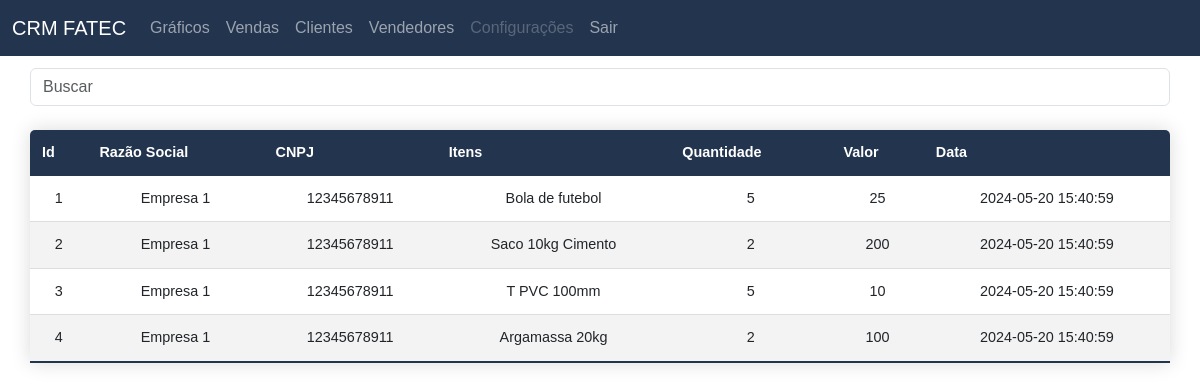
The app's page /public/vendas.php with its own data.
### tables this page shows
CREATE TABLE IF NOT EXISTS `vendas` (
  `id` int(11) NOT NULL AUTO_INCREMENT,
  `razao` varchar(100) NOT NULL,
  `cnpj` varchar(14) NOT NULL,
  `itens` varchar(100) NOT NULL,
  `quantidade` int(11) NOT NULL,
  `valor` float NOT NULL,
  `data` datetime NOT NULL,
  PRIMARY KEY (`id`)
);

### public/vendas.php (the view, shortened to what this page needs)
<?php
include ("../config/config.php");
$consultaCards = "SELECT * FROM vendas ORDER BY id ASC";
$stmt = $conexao->prepare($consultaCards);
$stmt->execute();
?>
<!DOCTYPE html>
<html lang="en">
<head>
    <link href="https://cdn.jsdelivr.net/npm/bootstrap@5.3.3/dist/css/bootstrap.min.css" rel="stylesheet"
>
    <link rel="stylesheet" href="../app/class/table/table.css">
    <link rel="stylesheet" href="../app/class/style.css">
</head>
<body>
    <nav class="navbar navbar-expand-lg" data-bs-theme="dark">
        <div class="container-fluid">
            <a class="navbar-brand" href="dashboard.php">CRM FATEC</a>
            <div class="collapse navbar-collapse" id="navbarSupportedContent">
                <ul class="navbar-nav me-auto mb-2 mb-lg-0">
                    <li class="nav-item">
                        <a class="nav-link" aria-current="page" href="">Gráficos</a>
                    </li>
                    <li class="nav-item">
                        <a class="nav-link" aria-current="page" href="vendas.php">Vendas</a>
                    </li>
                    <li class="nav-item">
                        <a class="nav-link" aria-current="page" href="clientes.php">Clientes</a>
                    </li>
                    <li class="nav-item">
                        <a class="nav-link" aria-current="page" href="vendedores.php">Vendedores</a>
                    </li>
                    <li class="nav-item">
                        <a class="nav-link disabled" href="configuracoes.php">Configurações</a>
                    </li>
                    <li class="nav-item">
                        <a class="nav-link" href="#">Sair</a>
                    </li>
                </ul>
            </div>
        </div>
    </nav>
    <div class="search">
        <form>
            <input class="form-control me-2" type="search" placeholder="Buscar" aria-label="Search" id="searchInput">
        </form>
    </div>
    <div class="col-12">
        <table class="content-table small-screen">
            <thead>
                <tr>
                    <th scope="col">Id</th>
                    <th scope="col">Razão Social</th>
                    <th scope="col">CNPJ</th>
                    <th scope="col">Itens</th>
                    <th scope="col">Quantidade</th>
                    <th scope="col">Valor</th>
                    <th scope="col">Data</th>
                </tr>
            </thead>
            <tbody>
                <?php
                while ($userData = $stmt->fetch(PDO::FETCH_ASSOC)) {
                    echo "<tr>";
                    echo "<td>" . $userData['id'] . "</td>";
                    echo "<td>" . $userData['razao'] . "</td>";
                    echo "<td>" . $userData['cnpj'] . "</td>";
                    echo "<td>" . $userData['itens'] . "</td>";
                    echo "<td>" . $userData['quantidade'] . "</td>";
                    echo "<td>" . $userData['valor'] . "</td>";
                    echo "<td>" . $userData['data'] . "</td>";
                    echo "</tr>";
                }
                ?>
            </tbody>
        </table>
    </div>
</body>
</html>

### app/class/table/table.css (style rules this page uses)
.search { align-items: center; text-align: center; width: 95%; margin: auto; margin-top: 1%; }
.content-table { width: 95%; margin: auto; margin-top: 2%; align-items: center; text-align: center; font-size: 0.9em; border-radius: 5px 5px 0 0; overflow: hidden; box-shadow: 0 0 20px rgba(0, 0, 0, 0.15); table-layout: auto; }
.content-table thead tr { background-color: #23344e; color: #ffffff; text-align: left; font-weight: bold; }
.content-table th, .content-table td { padding: 12px; }
.content-table tbody tr { border-bottom: 1px solid #dddddd; }
.content-table tbody tr:nth-of-type(even) { background-color: #f3f3f3; }
.content-table tbody tr:last-of-type { border-bottom: 2px solid #23344e; }

### app/class/style.css (style rules this page uses)
* { font-family: sans-serif; }
.navbar { background-color: #23344e; }

### records on screen
vendas: id "1", razao "Empresa 1", cnpj "12345678911", itens "Bola de futebol", quantidade "5", valor "25", data "2024-05-20 15:40:59"
vendas: id "2", razao "Empresa 1", cnpj "12345678911", itens "Saco 10kg Cimento", quantidade "2", valor "200", data "2024-05-20 15:40:59"
vendas: id "3", razao "Empresa 1", cnpj "12345678911", itens "T PVC 100mm", quantidade "5", valor "10", data "2024-05-20 15:40:59"
vendas: id "4", razao "Empresa 1", cnpj "12345678911", itens "Argamassa 20kg", quantidade "2", valor "100", data "2024-05-20 15:40:59"
